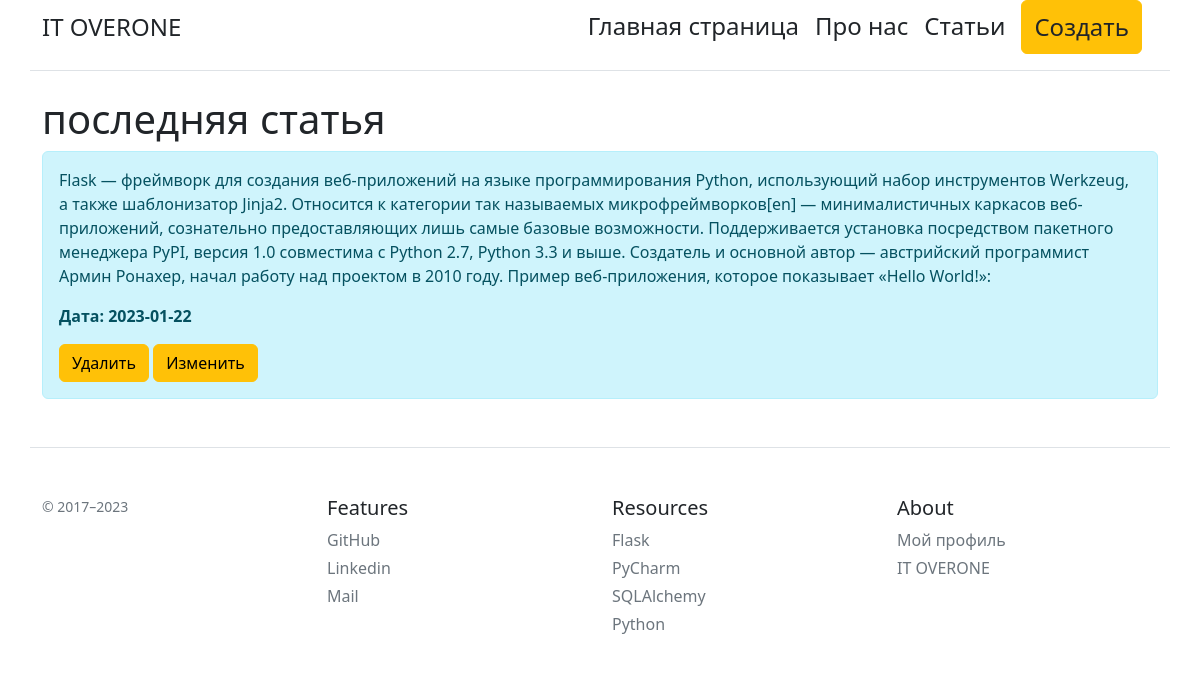
Page /posts/25 on the committed database.
### app.py (models this page shows, shortened)
class Article(db.Model):
    id=db.Column(db.Integer, primary_key=True) #номер статьи
    title=db.Column(db.String(100), nullable=False) #название статьи
    intro=db.Column(db.String(100), nullable=False) #
    text=db.Column(db.Text, nullable=False) #текст статьи
    date=db.Column(db.DateTime, default=datetime.utcnow) #дата и время публикации
    file=db.Column(db.Text, nullable=False)

### app.py (the view)
@app.route('/posts/<int:id>')
def posts_detail(id):
    article=Article.query.get(id)
    return render_template('posts_detail.html',article=article)

### templates/posts_detail.html (shortened to what this page needs)
{% extends 'base.html' %}
{% block body %}
<div class="container" >
    <h1>{{ article.title }}</h1>
    <div class="alert alert-info">
        <p>{{ article.text }}</p>
        <p><b>Дата: {{ article.date.date() }}</b></p>
        <a href="/posts/{{article.id}}/delete" class="btn btn-warning">Удалить</a>
         <a href="/posts/{{article.id}}/update" class="btn btn-warning">Изменить</a>
    </div>
</div>
{% endblock %}

### rows in the picture
Article: title "последняя статья", text "Flask — фреймворк для создания веб-приложений на языке программирования Python, использующий набор инструментов Werkzeug, а также шаблонизатор Jinja2. Относится к категории так называемых микрофреймворков[en] — минималистичных каркасов веб-приложений, сознательно предоставляющих лишь самые базовые возможности. Поддерживается установка посредством пакетного менеджера PyPI, версия 1.0 совместима с Python 2.7, Python 3.3 и выше. Создатель и основной автор — австрийский программист Армин Ронахер, начал работу над проектом в 2010 году. Пример веб-приложения, которое показывает «Hello World!»:", date "2023-01-22"
